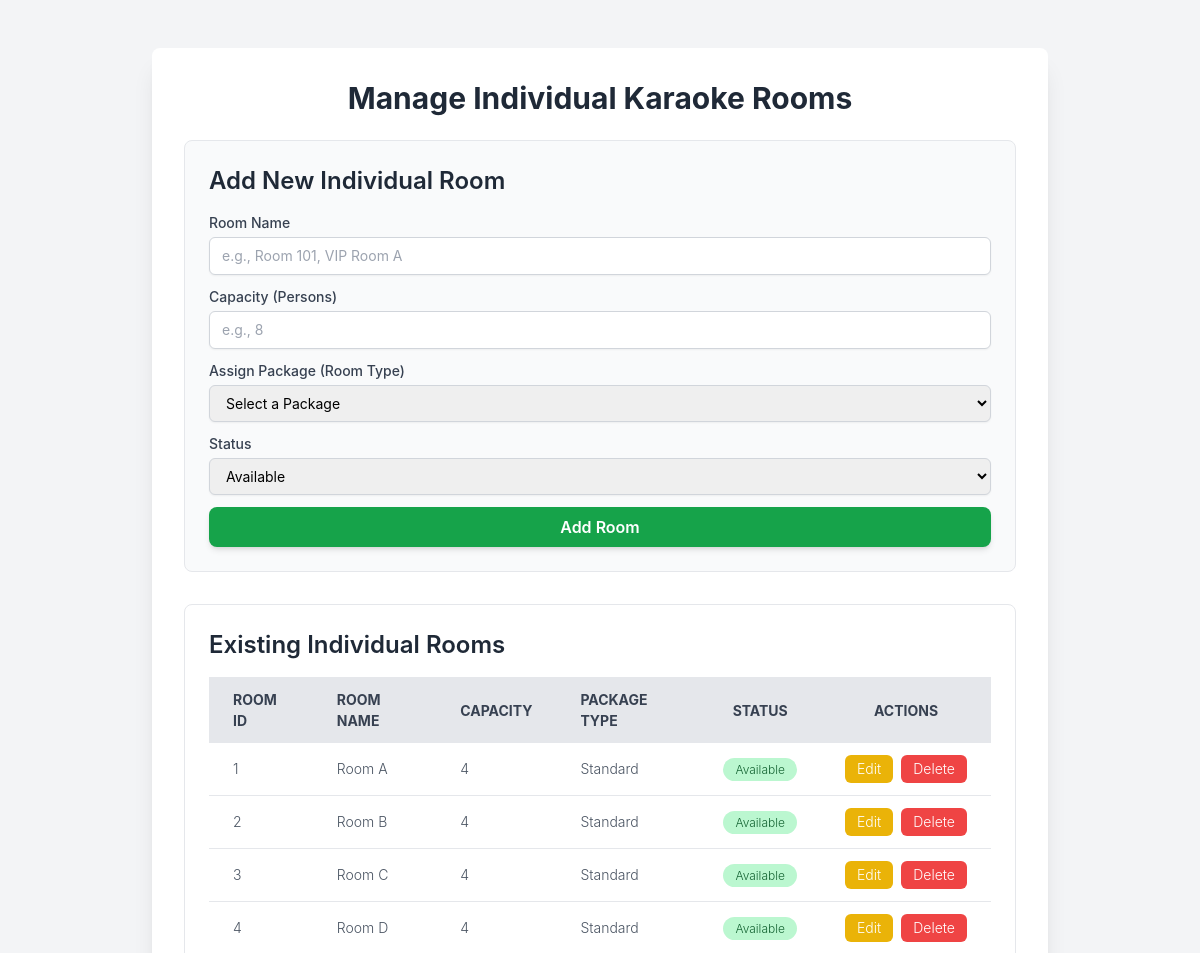
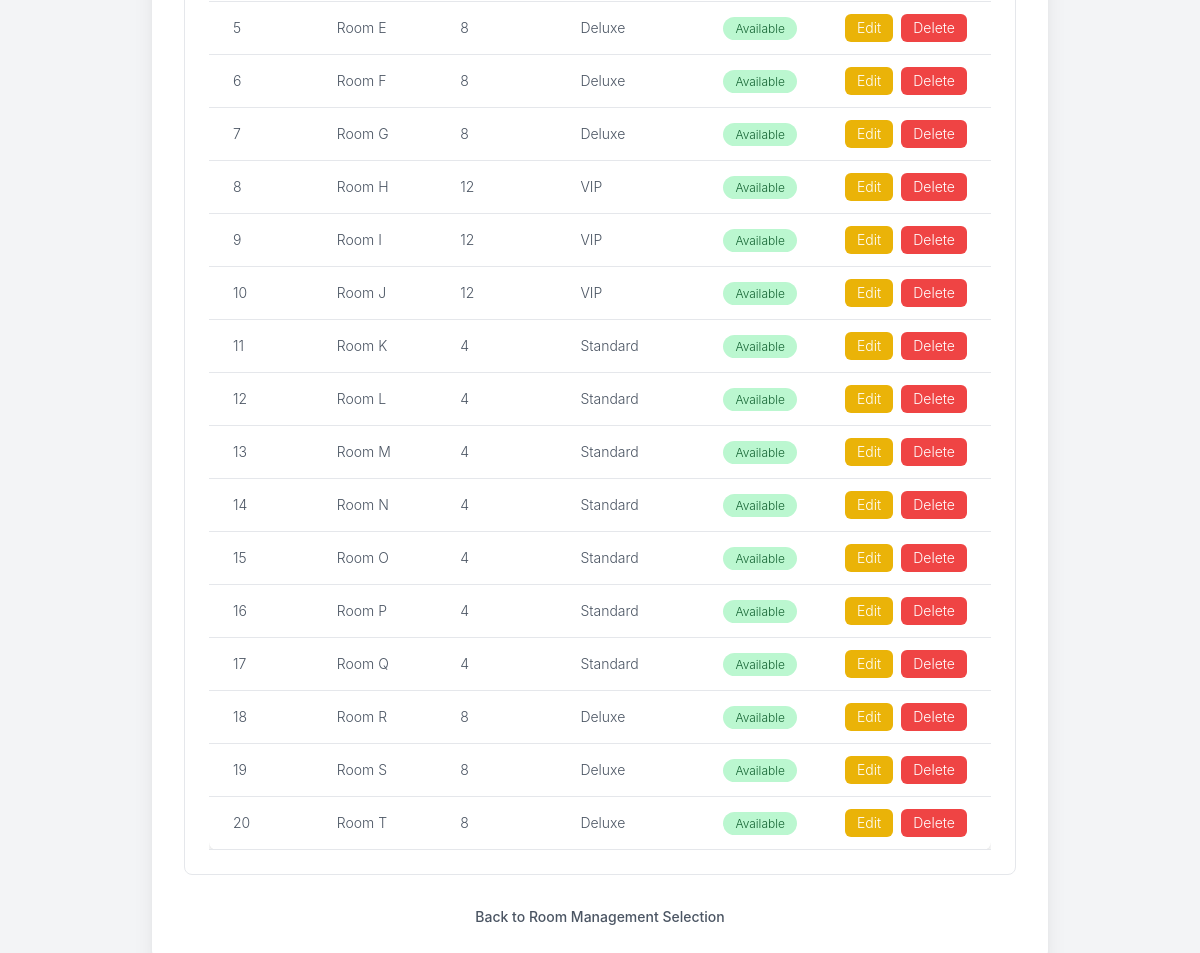
/admin/manage_individual_rooms.php (signed in), run on the app's committed database (2 pictures, top to bottom).
### tables this page shows
CREATE TABLE `rooms` (
  `roomID` int(11) NOT NULL,
  `roomName` varchar(100) DEFAULT NULL,
  `capacity` int(11) DEFAULT NULL,
  `status` enum('available','unavailable') DEFAULT 'available',
  `packageID` int(11) DEFAULT NULL
);

CREATE TABLE `packages` (
  `packageID` int(11) NOT NULL,
  `packageName` varchar(100) DEFAULT NULL,
  `description` text DEFAULT NULL,
  `pricePerHour` decimal(10,2) DEFAULT NULL
);

### admin/manage_individual_rooms.php (the view, shortened to what this page needs)
<?php
include '../dbconfig.php';
$individualRooms = [];
$queryIndividualRooms = "
    SELECT
        rm.roomID,
        rm.roomName,
        rm.capacity,
        rm.status,
        rm.packageID,
        pkg.packageName
    FROM
        rooms rm
    LEFT JOIN
        packages pkg ON rm.packageID = pkg.packageID
    ORDER BY
        rm.roomName ASC
";
$resultIndividualRooms = $conn->query($queryIndividualRooms);
if ($resultIndividualRooms) {
    while ($row = $resultIndividualRooms->fetch_assoc()) {
        $individualRooms[] = $row;
    }
} else {
    $message = 'Error loading individual rooms: ' . $conn->error;
    $messageType = 'error';
}
?>
<!DOCTYPE html>
<html lang="en">
<head>
    <script src="https://cdn.tailwindcss.com"></script>
</head>
<body class="bg-gray-100 min-h-screen flex flex-col items-center p-4">
    <div class="bg-white p-8 rounded-lg shadow-xl w-full max-w-4xl mt-8">
        <h1 class="text-3xl font-bold text-gray-800 mb-6 text-center">Manage Individual Karaoke Rooms</h1>
        <div class="mb-8 p-6 bg-gray-50 rounded-lg border border-gray-200">
            <h2 class="text-2xl font-semibold text-gray-800 mb-4">Add New Individual Room</h2>
            <form method="POST" class="space-y-3">
                <div>
                    <label for="new_individual_room_name" class="block text-sm font-medium text-gray-700 mb-1">Room Name</label>
                    <input type="text" id="new_individual_room_name" name="new_individual_room_name" placeholder="e.g., Room 101, VIP Room A" class="mt-1 block w-full px-3 py-2 border border-gray-300 rounded-md shadow-sm focus:ring-blue-500 focus:border-blue-500 sm:text-sm" required>
                </div>
                <div>
                    <label for="new_individual_room_capacity" class="block text-sm font-medium text-gray-700 mb-1">Capacity (Persons)</label>
                    <input type="number" id="new_individual_room_capacity" name="new_individual_room_capacity" min="1" placeholder="e.g., 8" class="mt-1 block w-full px-3 py-2 border border-gray-300 rounded-md shadow-sm focus:ring-blue-500 focus:border-blue-500 sm:text-sm" required>
                </div>
                <div>
                    <label for="new_individual_room_package_id" class="block text-sm font-medium text-gray-700 mb-1">Assign Package (Room Type)</label>
                    <select id="new_individual_room_package_id" name="new_individual_room_package_id" class="mt-1 block w-full px-3 py-2 border border-gray-300 rounded-md shadow-sm focus:ring-blue-500 focus:border-blue-500 sm:text-sm" required>
                        <option value="">Select a Package</option>
                    </select>
                </div>
                <div>
                    <label for="new_individual_room_status" class="block text-sm font-medium text-gray-700 mb-1">Status</label>
                    <select id="new_individual_room_status" name="new_individual_room_status" class="mt-1 block w-full px-3 py-2 border border-gray-300 rounded-md shadow-sm focus:ring-blue-500 focus:border-blue-500 sm:text-sm" required>
                        <option value="available">Available</option>
                    </select>
                </div>
                <button type="submit" class="w-full bg-green-600 text-white py-2 px-4 rounded-lg text-md font-semibold hover:bg-green-700 transition duration-300 shadow-md">
                    Add Room
                </button>
            </form>
        </div>
        <div class="mb-8 p-6 bg-white rounded-lg border border-gray-200">
            <h2 class="text-2xl font-semibold text-gray-800 mb-4">Existing Individual Rooms</h2>
            <div class="overflow-x-auto">
                <table class="min-w-full bg-white rounded-lg shadow-md">
                    <thead>
                        <tr class="bg-gray-200 text-gray-700 uppercase text-sm leading-normal">
                            <th class="py-3 px-6 text-left">Room ID</th>
                            <th class="py-3 px-6 text-left">Room Name</th>
                            <th class="py-3 px-6 text-left">Capacity</th>
                            <th class="py-3 px-6 text-left">Package Type</th>
                            <th class="py-3 px-6 text-center">Status</th>
                            <th class="py-3 px-6 text-center">Actions</th>
                        </tr>
                    </thead>
                    <tbody class="text-gray-600 text-sm font-light">
                        <?php if (empty($individualRooms)): ?>
                            <tr><td colspan="6" class="py-3 px-6 text-center text-gray-500">No individual rooms found.</td></tr>
                        <?php else: ?>
                            <?php foreach ($individualRooms as $room): ?>
                                <tr class="border-b border-gray-200 hover:bg-gray-100">
                                    <td class="py-3 px-6 text-left"><?php echo htmlspecialchars($room['roomID']); ?></td>
                                    <td class="py-3 px-6 text-left"><?php echo htmlspecialchars($room['roomName']); ?></td>
                                    <td class="py-3 px-6 text-left"><?php echo htmlspecialchars($room['capacity']); ?></td>
                                    <td class="py-3 px-6 text-left"><?php echo htmlspecialchars($room['packageName'] ?? 'N/A'); ?></td>
                                    <td class="py-3 px-6 text-center">
                                        <span class="py-1 px-3 rounded-full text-xs <?php echo ($room['status'] == 'available' ? 'bg-green-200 text-green-800' : 'bg-red-200 text-red-800'); ?>">
                                            <?php echo htmlspecialchars(ucfirst($room['status'])); ?>
                                        </span>
                                    </td>
                                    <td class="py-3 px-6 text-center">
                                        <div class="flex item-center justify-center space-x-2">
                                            <button onclick="showEditIndividualRoomForm(<?php echo htmlspecialchars(json_encode($room)); ?>)" class="bg-yellow-500 text-white py-1 px-3 rounded-md text-sm hover:bg-yellow-600 transition duration-300">Edit</button>
                                            <form method="POST" style="display:inline;" onsubmit="return confirm('Are you sure you want to delete this room? This will affect reservations linked to it!');">
                                                <button type="submit" class="bg-red-500 text-white py-1 px-3 rounded-md text-sm hover:bg-red-600 transition duration-300">Delete</button>
                                            </form>
                                        </div>
                                    </td>
                                </tr>
                            <?php endforeach; ?>
                        <?php endif; ?>
                    </tbody>
                </table>
            </div>
        </div>
        <p class="mt-6 text-center text-sm text-gray-600">
            <a href="manage_rooms.php" class="font-medium text-gray-600 hover:text-gray-800">Back to Room Management Selection</a>
        </p>
    </div>
</body>
</html>

### admin/manage_individual_rooms.php (style rules this page uses)
body { font-family: 'Inter', sans-serif; }

### data on the page
rooms: roomID "1", roomName "Room A", capacity "4", packageID.packageName "Standard", status "Available"
rooms: roomID "2", roomName "Room B", capacity "4", packageID.packageName "Standard", status "Available"
rooms: roomID "3", roomName "Room C", capacity "4", packageID.packageName "Standard", status "Available"
rooms: roomID "4", roomName "Room D", capacity "4", packageID.packageName "Standard", status "Available"
rooms: roomID "5", roomName "Room E", capacity "8", packageID.packageName "Deluxe", status "Available"
rooms: roomID "6", roomName "Room F", capacity "8", packageID.packageName "Deluxe", status "Available"
rooms: roomID "7", roomName "Room G", capacity "8", packageID.packageName "Deluxe", status "Available"
rooms: roomID "8", roomName "Room H", capacity "12", packageID.packageName "VIP", status "Available"
rooms: roomID "9", roomName "Room I", capacity "12", packageID.packageName "VIP", status "Available"
rooms: roomID "10", roomName "Room J", capacity "12", packageID.packageName "VIP", status "Available"
rooms: roomID "11", roomName "Room K", capacity "4", packageID.packageName "Standard", status "Available"
rooms: roomID "12", roomName "Room L", capacity "4", packageID.packageName "Standard", status "Available"
rooms: roomID "13", roomName "Room M", capacity "4", packageID.packageName "Standard", status "Available"
rooms: roomID "14", roomName "Room N", capacity "4", packageID.packageName "Standard", status "Available"
rooms: roomID "15", roomName "Room O", capacity "4", packageID.packageName "Standard", status "Available"
rooms: roomID "16", roomName "Room P", capacity "4", packageID.packageName "Standard", status "Available"
rooms: roomID "17", roomName "Room Q", capacity "4", packageID.packageName "Standard", status "Available"
rooms: roomID "18", roomName "Room R", capacity "8", packageID.packageName "Deluxe", status "Available"
rooms: roomID "19", roomName "Room S", capacity "8", packageID.packageName "Deluxe", status "Available"
rooms: roomID "20", roomName "Room T", capacity "8", packageID.packageName "Deluxe", status "Available"
